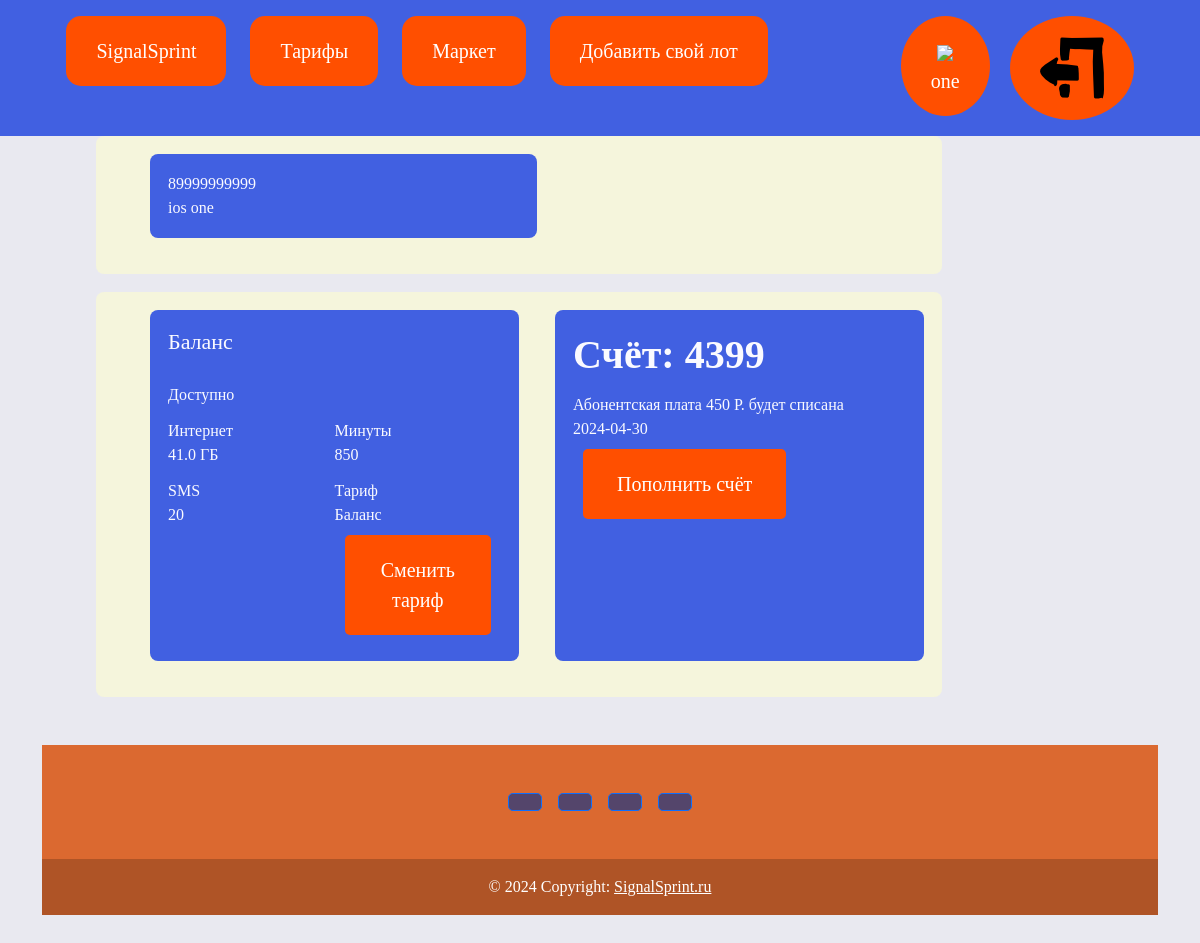
Screenshot of /profiles (signed in) with the database file from the repository.
### data/users.py (models this page shows, shortened)
class User(SqlAlchemyBase, UserMixin, SerializerMixin):
    __tablename__ = 'user'
    id = sqlalchemy.Column(sqlalchemy.Integer,
                           primary_key=True, autoincrement=True)
    name = sqlalchemy.Column(sqlalchemy.String, nullable=True)
    phone_number = sqlalchemy.Column(sqlalchemy.String,
                                     index=True, unique=True, nullable=True)
    surname = sqlalchemy.Column(sqlalchemy.String, nullable=True)
    money = sqlalchemy.Column(sqlalchemy.Integer, nullable=True)
    hashed_password = sqlalchemy.Column(sqlalchemy.String, nullable=False)
    created_date = sqlalchemy.Column(sqlalchemy.DateTime,
                                     default=datetime.datetime.now)
    lots = orm.relationship("Lots", back_populates='user')
    paket_users = orm.relationship('Paket_Users', back_populates='user')

### data/tariff.py (models this page shows)
class Tariff(SqlAlchemyBase, SerializerMixin):
    __tablename__ = 'tariff'
    id = sqlalchemy.Column(sqlalchemy.Integer, primary_key=True, autoincrement=True)
    name_tariff = sqlalchemy.Column(sqlalchemy.String, nullable=True)
    quantity_gb = sqlalchemy.Column(sqlalchemy.Float, nullable=True)
    quantity_minuts = sqlalchemy.Column(sqlalchemy.Integer, nullable=True)
    quantity_sms = sqlalchemy.Column(sqlalchemy.Integer, nullable=True)
    coast = sqlalchemy.Column(sqlalchemy.Integer, nullable=True)
    paket_users = orm.relationship('Paket_Users', back_populates='tariff')

### data/paket_users.py (models this page shows)
class Paket_Users(SqlAlchemyBase, SerializerMixin):
    __tablename__ = 'paket_users'
    id = sqlalchemy.Column(sqlalchemy.Integer, primary_key=True, autoincrement=True)
    tariff_connect = sqlalchemy.Column(sqlalchemy.Boolean, nullable=True)
    quantity_gb = sqlalchemy.Column(sqlalchemy.Float, nullable=True)
    quantity_minuts = sqlalchemy.Column(sqlalchemy.Integer, nullable=True)
    quantity_sms = sqlalchemy.Column(sqlalchemy.Integer, nullable=True)
    date_renewal_tariff = sqlalchemy.Column(sqlalchemy.DateTime,
                                            default=datetime.datetime.now)
    user_id = sqlalchemy.Column(sqlalchemy.Integer,
                                sqlalchemy.ForeignKey("user.id"))
    user = orm.relationship('User', back_populates='paket_users')
    tariff_id = sqlalchemy.Column(sqlalchemy.Integer,
                                  sqlalchemy.ForeignKey("tariff.id"))
    tariff = orm.relationship('Tariff', back_populates='paket_users')

### server.py (the view)
@app.route("/profiles")
@login_required
def profiles():
    db_sess = db_session.create_session()
    paket_users = db_sess.query(Paket_Users).filter(Paket_Users.user_id == int(current_user.id)).first()
    if paket_users.tariff_id:
        tariff = db_sess.query(Tariff).filter(Tariff.id == int(paket_users.tariff_id)).first()
    else:
        tariff = None
    if current_user.is_authenticated:
        return render_template("profiles.html", title='Профиль', paket_users=paket_users, tariff=tariff)

### data/db_session.py (called while the page is built)
def create_session() -> Session:
    global __factory
    return __factory()

### server.py (called while the page is built)
@login_manager.user_loader
def load_user(user_id):
    db_sess = db_session.create_session()
    return db_sess.query(User).get(user_id)

### templates/profiles.html (shortened to what this page needs)
{% extends "base.html" %}
{% block content %}
{% if current_user.is_authenticated %}
<div class="container dashboard-container">
    <div class="dashboard-container__row">
        <div class="dashboard-pac">
            <section class="inner-dashboard-numbers__main-info">
                <div class="inner-dashboard-numbers__main-info-content">
                    <div class="inner-dashboard-numbers__current-number"> {{ current_user.phone_number }}</div>
                    <div class="inner-dashboard-numbers__user-name">{{ current_user.surname }} {{ current_user.name }}
                    </div>
                </div>
            </section>
        </div>
    </div>
    <div class="dashboard-container__row">
        <div class="dashboard-pac">
            <div class="dashboard-packages">
                {% if paket_users.tariff_connect %}
                <div class="dashboard-packages__title"><p>{{ tariff.name_tariff }}</p></div>
                <div class="dashboard-packages__link-block">Доступно</div>
                {% else %}
                <div class="dashboard-packages__title"><p>Тариф не подключен</p></div>
                <div class="dashboard-packages__block">Недоступно</div>
                {% endif %}
                <ul class="dashboard-packages__remnants">
                    <li class="dashboard-packages__remnant">
                        <div class="dashboard-packages__remnant-name">Интернет</div>
                        <div class="dashboard-packages__remnant-data">{{ paket_users.quantity_gb }} ГБ</div>
                    </li>
                    <li class="dashboard-packages__remnant">
                        <div class="dashboard-packages__remnant-name">Минуты</div>
                        <div class="dashboard-packages__remnant-data">{{ paket_users.quantity_minuts }}
                        </div>
                    </li>
                    <li class="dashboard-packages__remnant">
                        <div class="dashboard-packages__remnant-name">SMS</div>
                        <div class="dashboard-packages__remnant-data">{{ paket_users.quantity_sms }}</div>
                    </li>
                    <li class="dashboard-packages__remnant">
                        <div class="dashboard-packages__remnant-name">Тариф</div>
                        {% if paket_users.tariff_connect %}
                        <div class="dashboard-packages__remnant-data">{{ tariff.name_tariff }}</div>
                        <a class="button_menu button btn-sell" href="/tarifs">Сменить тариф</a>
                        {% else %}
                        <div class="dashboard-packages__remnant-data">Неподключён</div>
                        <a class="button_menu button btn-sell" href="/tarifs">Подключить тариф</a>
                        {% endif %}
                    </li>
                </ul>
            </div>
        </div>
        <div class="dashboard-pac">
            <div class="dashboard-balance">
                <div class="dashboard-balance__buttons">
                    <div class="dashboard-balance__balance-amount">Счёт: {{ current_user.money }}</div>
                    {% if paket_users.tariff_connect %}
                    <div class="dashboard-balance__abonent-fee">
                        Абонентская плата {{ tariff.coast }} Р. будет списана<br>{{
                        paket_users.date_renewal_tariff.date() }}
                    </div>
                    {% endif %}
                    <a class="button_menu button btn-sell" href="/pay_card">Пополнить счёт</a>
                </div>
            </div>
        </div>
    </div>
</div>
{% endif %}
{% endblock %}

### templates/base.html (shortened to what this page needs)
<!DOCTYPE html>
<html lang="en">
<head>
    <link rel="stylesheet"
          href="https://cdn.jsdelivr.net/npm/bootstrap@5.0.0-beta1/dist/css/bootstrap.min.css"
>
    <link rel="stylesheet" type="text/css" href="static/css/style_base.css"/>
</head>
<body>
<nav class="navbar-menu nav">
    <div class="div_menu">
        <a href="/" class="button_menu button">SignalSprint</a>
        <a href="/tarifs" class="button_menu button">Тарифы</a>
        <a href="/market" class="button_menu button">Маркет</a>
        {% if current_user.is_authenticated %}
        <a href="/lots" class="button_menu button">Добавить свой лот</a>
        {% endif %}
    </div>
    <div class="div_menu">
        {% if current_user.is_authenticated %}
        <a href="/profiles" class="profil button">
            {% if current_user.is_authenticated %}
            <img src='static/img/reg_profil.png'><br>
            {{ current_user.name }}
            {% endif %}
        </a>
        <a class="navbar-brand profil button" href="/logout">
            <img src='static/img/go_out.png'>
        </a>
        {% else %}
        <p>
            <a class="btn btn-primary " href="/register">Зарегистрироваться</a>
            <a class="btn btn-success" href="/login">Войти</a>
        </p>
        {% endif %}
    </div>
</nav>
<main role="main" class="container">
    {% block content %}
    {% endblock %}
</main>
<div class="container my-5">
    <footer class="text-center text-lg-start" style="background-color: #db6930;">
        <div class="container d-flex justify-content-center py-5">
            <button type="button" class="btn btn-primary btn-lg btn-floating mx-2"
                    style="background-color: #54456b;">
            </button>
            <button type="button" class="btn btn-primary btn-lg btn-floating mx-2"
                    style="background-color: #54456b;">
            </button>
            <button type="button" class="btn btn-primary btn-lg btn-floating mx-2"
                    style="background-color: #54456b;">
            </button>
            <button type="button" class="btn btn-primary btn-lg btn-floating mx-2"
                    style="background-color: #54456b;">
            </button>
        </div>
        <div class="text-center text-white p-3" style="background-color: rgba(0, 0, 0, 0.2);">
            © 2024 Copyright:
            <a class="text-white" href="https://www.google.com/">SignalSprint.ru</a>
        </div>
    </footer>
</div>
</body>
</html>

### static/css/style_base.css (style rules this page uses)
body { font-family: PT Astra Sans; background-color: #e9e9f0; }
div.div_menu .button { background-color: #FF4F00; border: none; color: white; padding: 20px 30px; text-align: center; text-decoration: none; display: inline-block; font-size: 20px; margin: 16px 10px; cursor: pointer; height: 100%; }
nav.navbar-menu div.div_menu { height: 100%; }
div.div_menu .button_menu { border-radius: 15px; }
div.div_menu .profil { border-radius: 50%; float: left; }
nav.navbar-menu { background-color: #4160E1; display: flex; justify-content: space-around; }
.btn-sell { background-color: #FF4F00; border: none; color: white; padding: 20px 34px; text-align: center; text-decoration: none; display: inline-block; font-size: 20px; margin: 8px 10px; cursor: pointer; border-radius: 5px; }
.container { width: auto; max-width: 1152px; }
.container { margin-right: auto; margin-left: auto; padding-left: 18px; padding-right: 18px; }
.dashboard-packages__title { margin-bottom: 0; min-height: 28px; color: #fafaff; font-size: 22px; line-height: 28px; }
.dashboard-packages__link-block { margin-top: 27px; }
.dashboard-packages__remnants { display: flex; flex-wrap: wrap; margin: 0; padding: 0; list-style: none; }
.dashboard-packages__remnant { margin-top: 12px; width: 50%; }
li { display: list-item; text-align: -webkit-match-parent; unicode-bidi: isolate; }
.dashboard-container__row { display: flex; color: #fafaff; margin-left: 36px; width: calc(80% - 18px); padding: 18px; margin-bottom: 18px; background-color: #f5f5dc; border-radius: 8px; }
.dashboard-balance { height: 100%; display: flex; flex-direction: column; justify-content: space-between; }
.dashboard-balance__balance-amount { margin-top: 7px; font-size: 40px; line-height: 40px; height: 40px; font-weight: bold; }
.dashboard-balance__abonent-fee { margin-top: 18px; min-height: 22px; }
.dashboard-pac { background-color: #4160E1; color: #fafaff; margin-left: 36px; width: calc(50% - 18px); padding: 18px; margin-left: 36px; width: calc(50% - 18px); padding: 18px; margin-bottom: 18px; border-radius: 8px; }

### rows the page displays
User: name "one", phone_number "89999999999", surname "ios", money "4399"
Tariff: name_tariff "Баланс", coast "450"
Paket_Users: quantity_gb "41.0", quantity_minuts "850", quantity_sms "20", date_renewal_tariff "2024-04-30"
